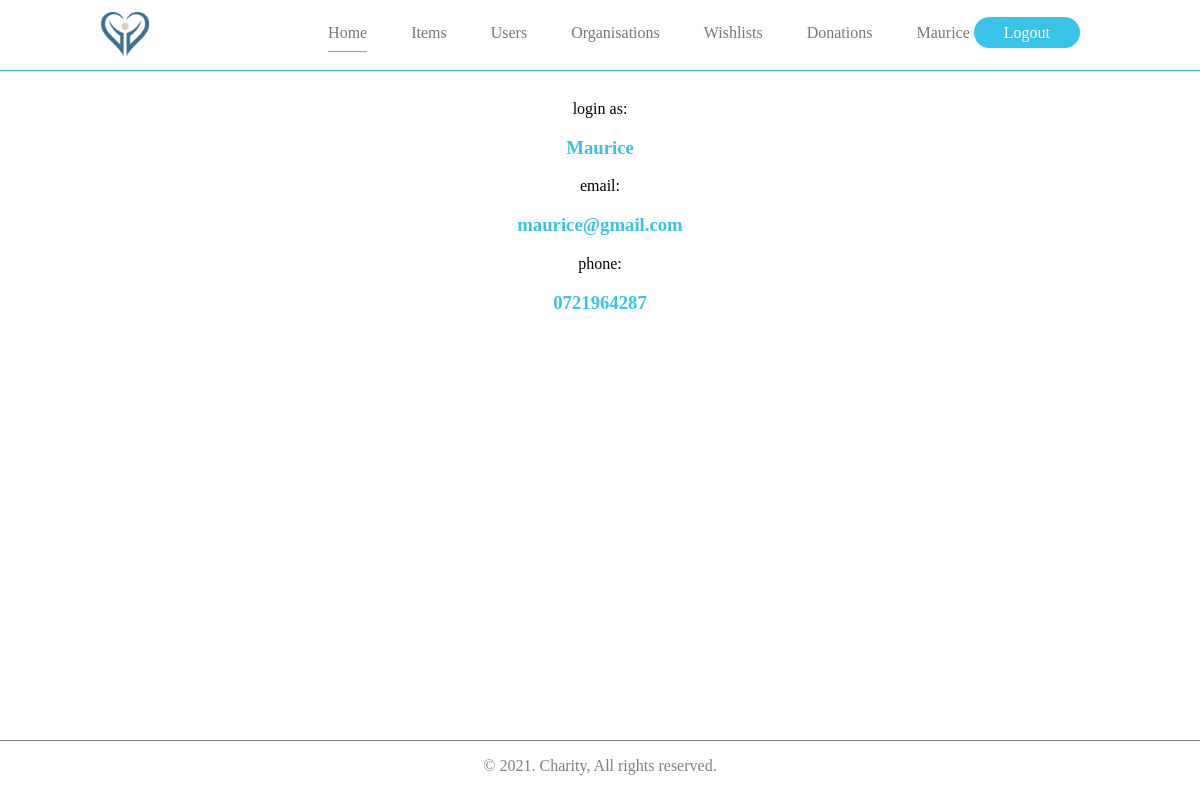
The app's page /dashboard.php (signed in) with its own data.
### tables this page shows
CREATE TABLE `users` (
  `id` int(11) NOT NULL,
  `full_name` varchar(255) NOT NULL,
  `email` varchar(255) DEFAULT NULL,
  `phone_number` varchar(255) NOT NULL,
  `password` text DEFAULT NULL,
  `is_admin` int(1) DEFAULT NULL,
  `joined_date` timestamp NULL DEFAULT current_timestamp()
);

### dashboard.php (the view, shortened to what this page needs)
<?php
require_once('db.php');
if(isset($_SESSION['auth'])){
    $user = $_SESSION['auth'];
    $req = $db->prepare("SELECT * FROM users WHERE id = ?");
    $req->execute(array($user['id']));
    $current = $req->fetch();
    if ($current['is_admin']) {
?>
<!DOCTYPE html>
<html lang="en">
<head>
    <link rel="stylesheet" href="styles/style.css">
</head>
<body>
    <header>
        <div class="logo">
            <img src="images/logo.png" width="50" alt="">
        </div>
        <div class="menu">
            <ul>
                <li class="active"><a href="dashboard.php">Home</a></li>
                <li><a href="items.php">Items</a></li>
                <li><a href="users.php">Users</a></li>
                <li><a href="organisations.php">Organisations</a></li>
                <li><a href="wishlists.php">Wishlists</a></li>
                <li><a href="donations.php">Donations</a></li>
                <li><?= $current['full_name'] ?> <a class="login" href="logout.php">Logout</a></li>
            </ul>
        </div>
    </header>
    <section class="homeSection">
        login as: <h3><?= $current['full_name'] ?></h3>
        email: <h3><?= $current['email'] ?></h3>
        phone: <h3><?= $current['phone_number'] ?></h3>
    </section>
    <footer>
        <p>&copy 2021. Charity, All rights reserved.</p>
    </footer>
</body>
</html>
<?php
    }
    else {
    header("Location: home.php");
    }
}
else {
    header("Location: login.php");
}
?>

### styles/style.css (style rules this page uses)
body { margin: 0px; padding: 0px; }
header { background: white; position: absolute; top:0px; left: 0px; right: 0px; padding: 8px 100px; border-bottom: 1px solid #39C3E7; }
.logo { width: 50px !important; float: left; }
ul { list-style: none; text-align: right; }
li { display: inline; margin: 1px 20px; color: #777; }
li>a { color: #777; text-decoration: none; }
.active { color: #39C3E7 !important; padding-bottom: 10px; border-bottom: 1px solid #39C3E7; }
.login { color: white; background: #39C3E7; border-radius: 50px; padding: 7px 30px; }
h3 { color: #39C3E7; }
footer { border-top: 1px solid grey; text-align: center; width: 100%; float: left; }
footer,p { color: grey; }
.homeSection { width: 100%; min-height: 80vh !important; margin-top: 100px; display: flex; flex-direction: column; align-items: center; }

### records on screen
users: full_name "Maurice", email "maurice@gmail.com", phone_number "0721964287"
